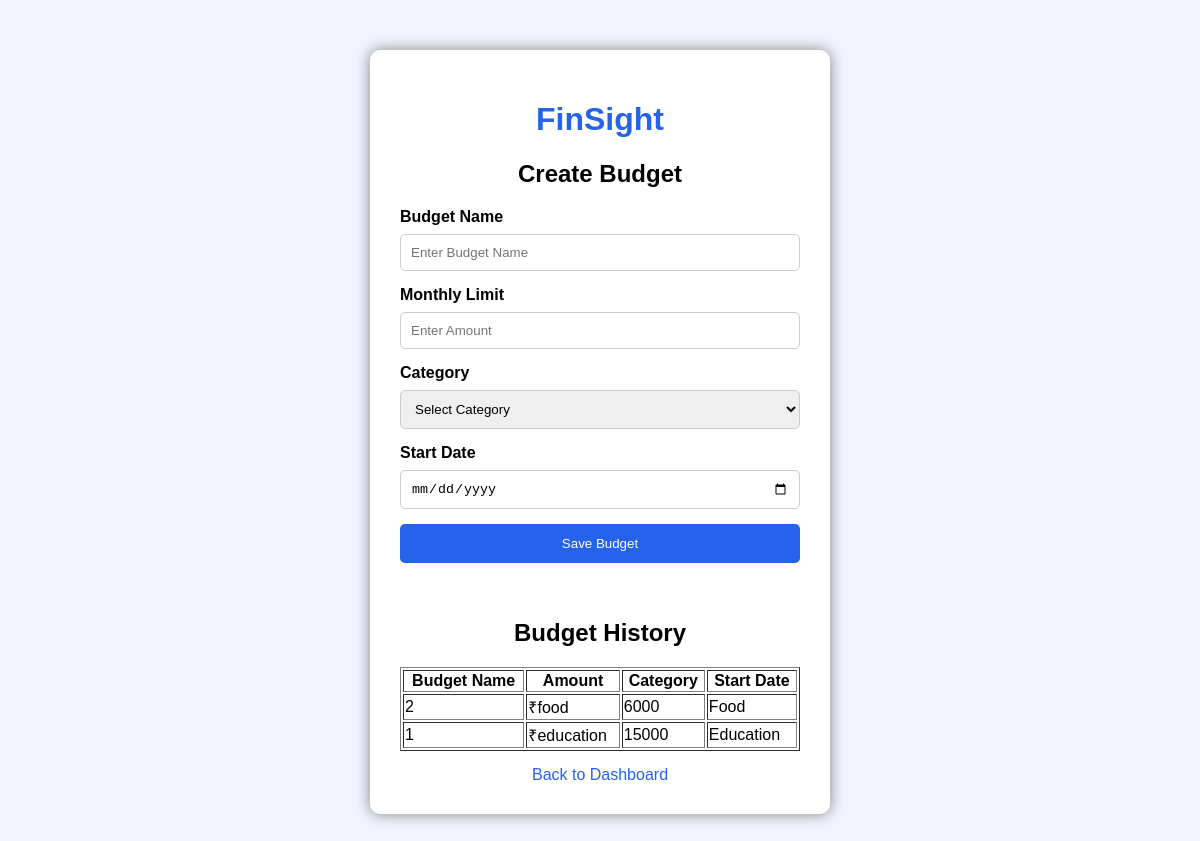
Screenshot of /budget (signed in) with the database file from the repository.
### tables this page shows
CREATE TABLE budgets(
        id INTEGER PRIMARY KEY AUTOINCREMENT,
        user_id INTEGER,
        budget_name TEXT,
        amount INTEGER,
        category TEXT,
        start_date TEXT
    );

### app.py (the view, shortened to what this page needs)
@app.route("/budget", methods=["GET", "POST"])
def budget():
    user_id = session.get("user_id")
    if not user_id:
        return redirect("/")
    conn = sqlite3.connect("database.db")
    cursor = conn.cursor()
    cursor.execute("""
        SELECT id,
               budget_name,
               amount,
               category,
               start_date
        FROM budgets
        WHERE user_id=?
        ORDER BY start_date DESC
    """, (user_id,))
    budgets = cursor.fetchall()
    conn.close()
    return render_template(
        "budget.html",
        budgets=budgets
    )

### templates/budget.html (shortened to what this page needs)
<!DOCTYPE html>
<html>
<head>
</head>
<body>
<div class="container">
    <h1>FinSight</h1>
    <h2>Create Budget</h2>
    <form method="POST">
        <label>Budget Name</label>
        <input type="text" name="budget_name" placeholder="Enter Budget Name" required>
        <label>Monthly Limit</label>
        <input type="number" name="amount" placeholder="Enter Amount" required>
        <label>Category</label>
        <select name="category" required>
    <option value="">Select Category</option>
        </select>
        <label>Start Date</label>
        <input type="date" name="start_date" required>
        <button type="submit">Save Budget</button>
    </form>
<br><br>
<h2>Budget History</h2>
<table border="1" width="100%">
    <tr>
        <th>Budget Name</th>
        <th>Amount</th>
        <th>Category</th>
        <th>Start Date</th>
    </tr>
    {% for budget in budgets %}
    <tr>
        <td>{{ budget[0] }}</td>
        <td>₹{{ budget[1] }}</td>
        <td>{{ budget[2] }}</td>
        <td>{{ budget[3] }}</td>
    </tr>
    {% endfor %}
</table>
    <a href="/dashboard">Back to Dashboard</a>
</div>
</body>
</html>

### templates/budget.html (style rules this page uses)
body { font-family: Arial, sans-serif; background-color: #f2f5ff; }
.container { width: 400px; margin: 50px auto; background: white; padding: 30px; border-radius: 10px; box-shadow: 0px 0px 15px gray; }
h1 { text-align: center; color: #2563eb; }
h2 { text-align: center; }
label { font-weight: bold; }
input, select { width: 100%; padding: 10px; margin: 8px 0 15px; border-radius: 5px; border: 1px solid #ccc; box-sizing: border-box; }
button { width: 100%; padding: 12px; background-color: #2563eb; color: white; border: none; border-radius: 5px; cursor: pointer; }
a { display: block; text-align: center; margin-top: 15px; color: #2563eb; text-decoration: none; }

### rows the page displays
budgets: id "2", budget_name "food", amount "6000", category "Food"
budgets: id "1", budget_name "education", amount "15000", category "Education"
